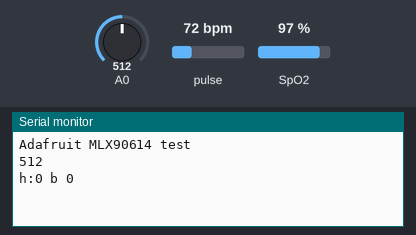
Bench run of a sketch on a simulated Arduino Uno, built with avr-gcc and run on an emulated ATmega328P. Parts: the last lines printed to the serial monitor. The inputs (shaded band) are chosen by the test bench; at power-on: pulse 72 bpm, A0 = 512, SpO2 97 %.

Above: at 1.2 s.
1.3 s: pulse set to 42 bpm
At 2.6 s:
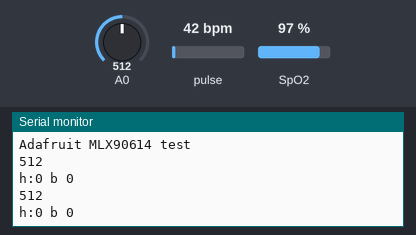
2.8 s: A0 set to 716
At 4.1 s:
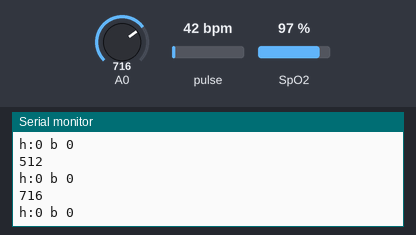
4.3 s: SpO2 set to 80 %
At 5.2 s:
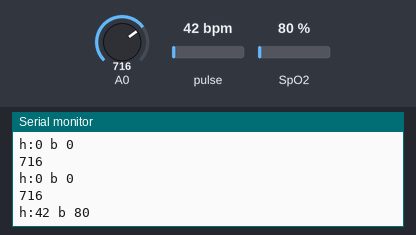
5.8 s: A0 set to 900
At 7.1 s:
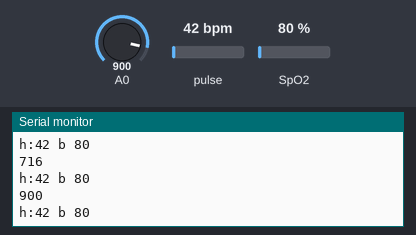
7.3 s: pulse set to 70 bpm
At 8.5 s:
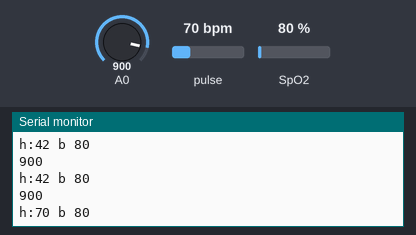
Timing chart, 0 to 9.8 s (numbered marks = the images above; inputs shaded):
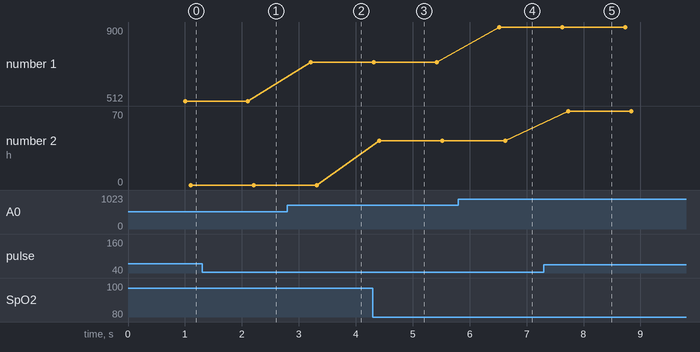

Measured:
- after the input at 2.8 s, the serial monitor: prints a new line after 0.41 s (image 2)
- after the input at 4.3 s, the serial monitor: prints a new line after 0.11 s (image 3)
- after the input at 5.8 s, the serial monitor: prints a new line after 0.72 s (image 4)
- after the input at 7.3 s, the serial monitor: prints a new line after 0.43 s (image 5)
- plotted number 1: 512 → 716 after the input at 2.8 s, 716 → 900 after the input at 5.8 s
- plotted number 2: 42 → 70 after the input at 7.3 s

The sketch:

Hear_and_Pulse_oximetry.ino
```cpp
#include <Wire.h>
#include <SoftwareSerial.h>
#include <Wire.h>
#include <Adafruit_MLX90614.h>

#include "MAX30100_PulseOximeter.h"

#define REPORTING_PERIOD_MS     1000
SoftwareSerial portOne(10, 11);
Adafruit_MLX90614 mlx = Adafruit_MLX90614();
// PulseOximeter is the higher level interface to the sensor
// it offers:
//  * beat detection reporting
//  * heart rate calculation
//  * SpO2 (oxidation level) calculation

PulseOximeter pox;
int wa = 0;
uint32_t tsLastReport = 0;
int x , y ;

// Callback (registered below) fired when a pulse is detected
void onBeatDetected()
{
     portOne.println("Beat!");
}

void setup()
{
    portOne.begin(115200);
        while (!Serial) {

    ; // wait for serial port to connect. Needed for native USB port only

       }

    portOne.print("Initializing pulse oximeter..");
         Serial.begin(9600);
         Serial.println("Adafruit MLX90614 test");
         pinMode(10, INPUT); // Setup for leads off detection LO +
         pinMode(11, INPUT); // Setup for leads off detection LO -
          mlx.begin();
    // Initialize the PulseOximeter instance
    // Failures are generally due to an improper I2C wiring, missing power supply
    // or wrong target chip
    if (!pox.begin()) {
        portOne.println("FAILED");
        for(;;);
    } else {
       portOne.println("SUCCESS");
    }

    // The default current for the IR LED is 50mA and it could be changed
    //   by uncommenting the following line. Check MAX30100_Registers.h for all the
    //   available options.
    // pox.setIRLedCurrent(MAX30100_LED_CURR_7_6MA);

    // Register a callback for the beat detection
    pox.setOnBeatDetectedCallback(onBeatDetected);
}

void loop()
{

    // Make sure to call update as fast as possible
    pox.update();

    // Asynchronously dump heart rate and oxidation levels to the serial
    // For both, a value of 0 means "invalid"
    if (millis() - tsLastReport > REPORTING_PERIOD_MS) {
      portOne.print("Heart rate:");
         x = pox.getHeartRate();
       portOne.print( x );
       portOne.print("bpm / SpO2:");
           y = pox.getSpO2();
       portOne.print(y);

     portOne.println("%");
            printSer();
        tsLastReport = millis();


    }
}

void printSer()
{
               if((digitalRead(10) == 1)||(digitalRead(11) == 1)){
                      Serial.println('!');
                    }

              else{
                    // send the value of analog input 0:
                   //  Serial.print("H:");
                  Serial.println(analogRead(A0));
                }
                  //Wait for a bit to keep serial data from saturating
                delay(100);
            Serial.print("h:");
            Serial.print(x);
            Serial.print(" b ");
            Serial.print(y);
            Serial.println();

              Serial.println();
}
```
